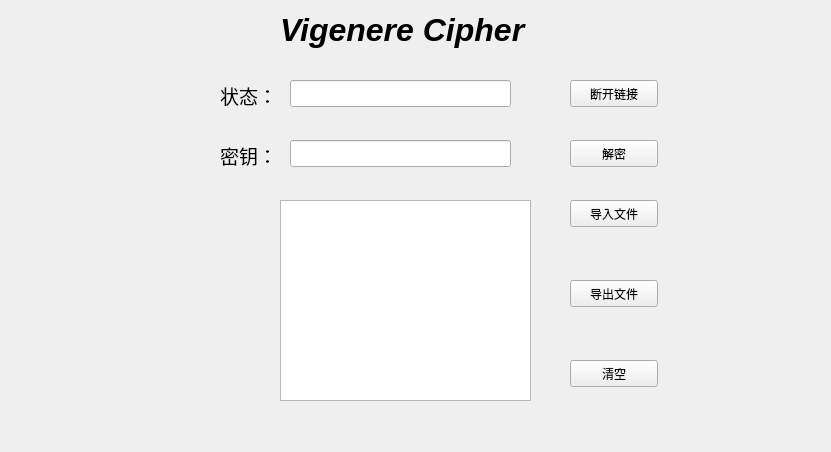
<?xml version="1.0" encoding="UTF-8"?>
<ui version="4.0">
 <class>Vigenere_jia</class>
 <widget class="QWidget" name="Vigenere_jia">
  <property name="geometry">
   <rect>
    <x>0</x>
    <y>0</y>
    <width>831</width>
    <height>452</height>
   </rect>
  </property>
  <property name="windowTitle">
   <string>Form</string>
  </property>
  <widget class="QPushButton" name="zero">
   <property name="geometry">
    <rect>
     <x>570</x>
     <y>360</y>
     <width>88</width>
     <height>27</height>
    </rect>
   </property>
   <property name="text">
    <string>清空</string>
   </property>
  </widget>
  <widget class="QPushButton" name="decrption">
   <property name="geometry">
    <rect>
     <x>570</x>
     <y>140</y>
     <width>88</width>
     <height>27</height>
    </rect>
   </property>
   <property name="text">
    <string>解密</string>
   </property>
  </widget>
  <widget class="QLineEdit" name="condition">
   <property name="geometry">
    <rect>
     <x>290</x>
     <y>80</y>
     <width>221</width>
     <height>27</height>
    </rect>
   </property>
  </widget>
  <widget class="QLabel" name="label_2">
   <property name="geometry">
    <rect>
     <x>220</x>
     <y>80</y>
     <width>61</width>
     <height>31</height>
    </rect>
   </property>
   <property name="text">
    <string>&lt;html&gt;&lt;head/&gt;&lt;body&gt;&lt;p&gt;&lt;span style=&quot; font-size:14pt;&quot;&gt;状态：&lt;/span&gt;&lt;/p&gt;&lt;/body&gt;&lt;/html&gt;</string>
   </property>
  </widget>
  <widget class="QLabel" name="label">
   <property name="geometry">
    <rect>
     <x>280</x>
     <y>10</y>
     <width>251</width>
     <height>41</height>
    </rect>
   </property>
   <property name="text">
    <string>&lt;html&gt;&lt;head/&gt;&lt;body&gt;&lt;p&gt;&lt;span style=&quot; font-size:24pt; font-weight:600; font-style:italic;&quot;&gt;Vigenere Cipher&lt;/span&gt;&lt;/p&gt;&lt;/body&gt;&lt;/html&gt;</string>
   </property>
  </widget>
  <widget class="QLabel" name="label_3">
   <property name="geometry">
    <rect>
     <x>220</x>
     <y>140</y>
     <width>67</width>
     <height>31</height>
    </rect>
   </property>
   <property name="text">
    <string>&lt;html&gt;&lt;head/&gt;&lt;body&gt;&lt;p&gt;&lt;span style=&quot; font-size:14pt;&quot;&gt;密钥：&lt;/span&gt;&lt;/p&gt;&lt;/body&gt;&lt;/html&gt;</string>
   </property>
  </widget>
  <widget class="QPushButton" name="cut">
   <property name="geometry">
    <rect>
     <x>570</x>
     <y>80</y>
     <width>88</width>
     <height>27</height>
    </rect>
   </property>
   <property name="text">
    <string>断开链接</string>
   </property>
  </widget>
  <widget class="QLineEdit" name="keyword">
   <property name="geometry">
    <rect>
     <x>290</x>
     <y>140</y>
     <width>221</width>
     <height>27</height>
    </rect>
   </property>
  </widget>
  <widget class="QPushButton" name="outFile">
   <property name="geometry">
    <rect>
     <x>570</x>
     <y>280</y>
     <width>88</width>
     <height>27</height>
    </rect>
   </property>
   <property name="text">
    <string>导出文件</string>
   </property>
  </widget>
  <widget class="QPushButton" name="inFile">
   <property name="geometry">
    <rect>
     <x>570</x>
     <y>200</y>
     <width>88</width>
     <height>27</height>
    </rect>
   </property>
   <property name="text">
    <string>导入文件</string>
   </property>
  </widget>
  <widget class="QTextEdit" name="ciphertext">
   <property name="geometry">
    <rect>
     <x>280</x>
     <y>200</y>
     <width>251</width>
     <height>201</height>
    </rect>
   </property>
   <property name="styleSheet">
    <string notr="true">font: 13pt &quot;Cantarell&quot;;</string>
   </property>
  </widget>
 </widget>
 <resources/>
 <connections/>
</ui>
